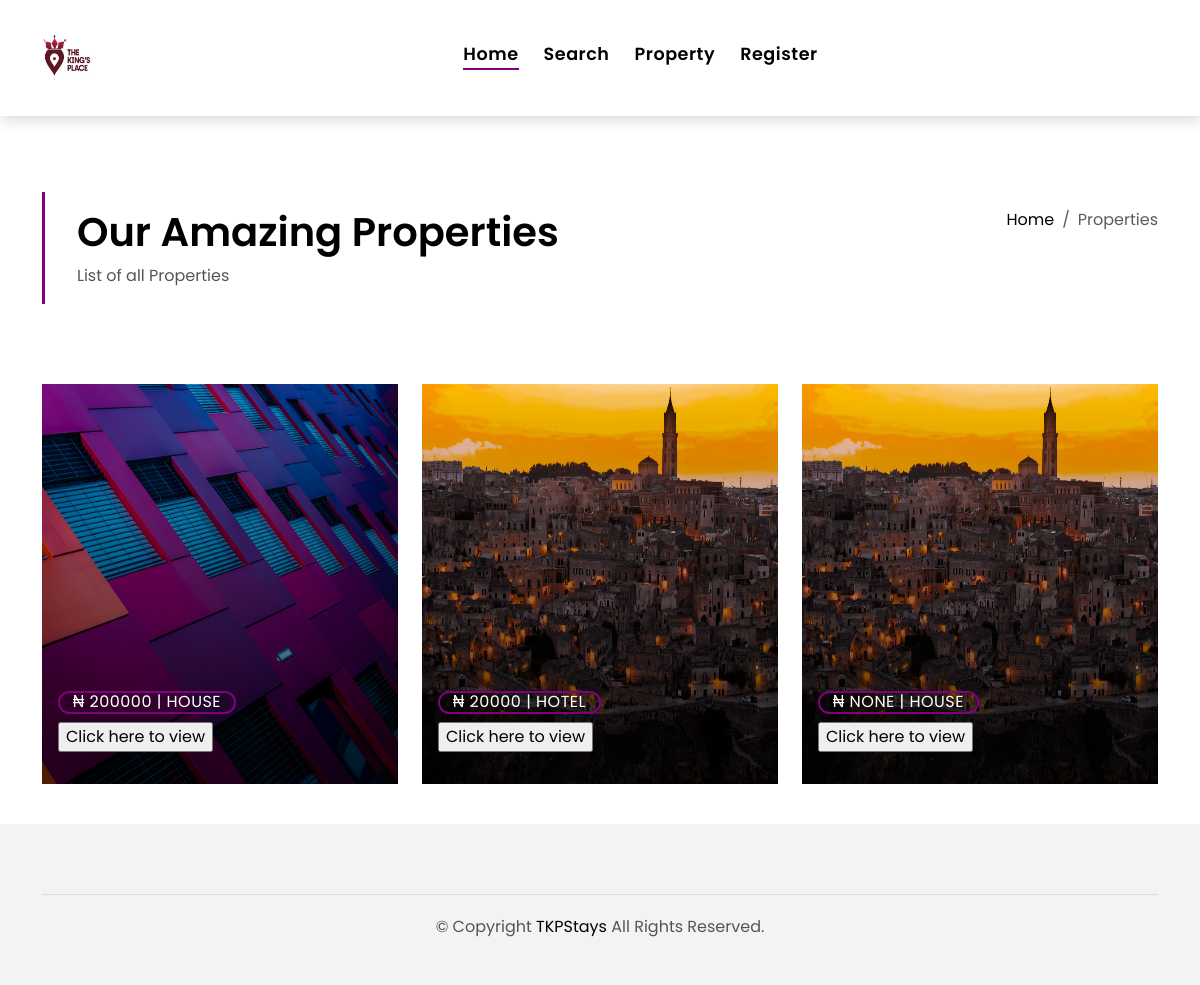
Page /customer_portal/all/ on the committed database.
### house_portal/models.py (models this page shows, shortened)
class House(models.Model):
    name = models.CharField(max_length=50)
    area = models.ForeignKey(Area, on_delete=models.SET_NULL, null=True)
    mail = models.EmailField(default='', null=True, blank=True)
    phone = models.CharField(max_length=20, default="", null=True, blank=True)
    address = models.CharField(max_length=300, default="")
    bedrooms = models.PositiveIntegerField(null=True, blank=True)
    bathrooms = models.PositiveIntegerField(null=True, blank=True)
    price = models.IntegerField(null=True, blank=True)
    is_available = models.BooleanField(default=True)
    type = models.CharField(
        max_length=20,
        choices=TYPE_CHOICES,
        default='House'  # Changed the default to a valid choice
    )
    description = models.TextField(max_length=1000)  # Increased the max_length for more flexibility
    is_student_only = models.BooleanField(default=True)
    owner = models.ForeignKey(
        Owner,
        on_delete=models.CASCADE,
        null=True,
        related_name='owned_houses'
    )
    image = models.ImageField(upload_to='house_images/', default='', blank=True)

### customer_portal/views.py (the view)
# urls.py: path('all/', all_houses, name='all'),
def all_houses(request):
    houses = House.objects.all()
    return render(request, 'customer/all_houses.html', {'houses': houses})

### customer_portal/templates/customer/all_houses.html (shortened to what this page needs)
{% extends 'customer/base1.html' %}
{% load static %}
{% block content %}
<main id="main">
    <section class="intro-single">
      <div class="container">
        <div class="row">
          <div class="col-md-12 col-lg-8">
            <div class="title-single-box">
              <h1 class="title-single">Our Amazing Properties</h1>
              <span class="color-text-a">List of all Properties</span>
            </div>
          </div>
          <div class="col-md-12 col-lg-4">
            <nav aria-label="breadcrumb" class="breadcrumb-box d-flex justify-content-lg-end">
              <ol class="breadcrumb">
                <li class="breadcrumb-item">
                  <a href="#">Home</a>
                </li>
                <li class="breadcrumb-item active" aria-current="page">
                  Properties
                </li>
              </ol>
            </nav>
          </div>
        </div>
      </div>
    </section>
    <section class="property-grid grid">
      <div class="container">
        <div class="row">
          <div class="col-sm-12">
          </div>
          {% for house in houses %}
          <div class="col-md-4">
            <div class="card-box-a card-shadow">
              <div class="img-box-a">
                <img src="{{ house.image.url }}" alt="" style="height: 400px;" class="img-a img-fluid">
              </div>
              <div class="card-overlay">
                <div class="card-overlay-a-content">
                  <div class="card-header-a">
                    <h2 class="card-title-a">
                    </h2>
                  </div>
                  <div class="card-body-a">
                    <div class="price-box d-flex">
                      <span class="price-a">₦ {{house.price}} | {{house.type}}</span>
                    </div>
                    <form action="/customer_portal/rent/" method="post">
                      <input type="submit" value="Click here to view">
                    </form>
                  </div>
                </div>
              </div>
            </div>
          </div>
          {% endfor %}
      </div>
    </section>
  </main>
{% endblock %}

### static/assets/css/style.css (style rules this page uses)
body { font-family: "Poppins", sans-serif; color: #555555; }
h1, h2, h3, h4, h5, h6 { color: #000000; }
a { color: #000000; text-decoration: none; transition: all 0.5s ease; }
.color-text-a { text-decoration: none; color: #555555; }
.intro-single { padding: 12rem 0 3rem; }
.intro-single .title-single-box { padding: 1rem 0 1rem 2rem; }
.intro-single .title-single-box { border-left: 3px solid purple; }
.intro-single .title-single-box .title-single { font-weight: 600; font-size: 2.2rem; }
@media (min-width: 768px) { .intro-single .title-single-box .title-single { font-size: 2.1rem; } }
@media (min-width: 992px) { .intro-single .title-single-box .title-single { font-size: 2.5rem; } }
.intro-single .breadcrumb-box { padding: 1rem 0 0 0.5rem; }
.intro-single .breadcrumb { background-color: transparent; padding-right: 0; padding-left: 0; }
.card-box-a span, .card-box-b span, .card-box-c span, .card-box-d span { line-height: 0; }
@media (min-width: 768px) { .grid .card-box-a, .grid .card-box-b, .grid .card-box-c, .grid .card-box-d { margin-bottom: 2.5rem; } }
.card-box-a, .card-box-b, .card-box-d { position: relative; overflow: hidden; -webkit-backface-visibility: hidden; backface-visibility: hidden; }
.card-box-a .img-a, .card-box-a .img-b, .card-box-b .img-a, .card-box-b .img-b { transition: 0.8s all ease-in-out; }
@media (min-width: 768px) { .card-box-a .price-a, .card-box-b .price-a { font-size: 0.9rem; } }
@media (min-width: 992px) { .card-box-a .price-a, .card-box-b .price-a { font-size: 1rem; } }
.card-overlay { position: absolute; width: 100%; height: 100%; top: 0; left: 0; }
.card-shadow { -webkit-backface-visibility: hidden; backface-visibility: hidden; }
.card-shadow:before { content: " "; position: absolute; top: 0; left: 0; width: 100%; height: 100%; z-index: 1; background: linear-gradient(to bottom, rgba(0, 0, 0, 0) 0%, rgba(0, 0, 0, 0.2) 27%, rgba(0, 0, 0, 0.65) 90%); }
.card-overlay-a-content { transition: all 0.5s ease-in; position: absolute; width: 100%; bottom: 0px; z-index: 2; }
@media (min-width: 768px) { .card-overlay-a-content { bottom: -20px; } }
@media (min-width: 992px) { .card-overlay-a-content { bottom: 0px; } }
.card-header-a { padding: 0 1rem; }
.card-header-a .card-title-a { color: #ffffff; margin-bottom: 0; padding-bottom: 0.7rem; }
@media (min-width: 768px) { .card-header-a .card-title-a { font-size: 1.3rem; } }
@media (min-width: 992px) { .card-header-a .card-title-a { font-size: 2rem; } }
.card-body-a { z-index: 2; transition: all 0.5s ease-in; padding: 0rem 1rem 2rem 1rem; }
.card-body-a .price-box { padding-bottom: 0.5rem; }
.price-a { color: #ffffff; padding: 0.6rem 0.8rem; border: 2px solid purple; border-radius: 50px; text-transform: uppercase; letter-spacing: 0.03em; }

### rows in the picture
House: image (picture), price "200000", type "HOUSE"
House: image (picture), price "20000", type "HOTEL"
House: image (picture), price "NONE", type "HOUSE"
